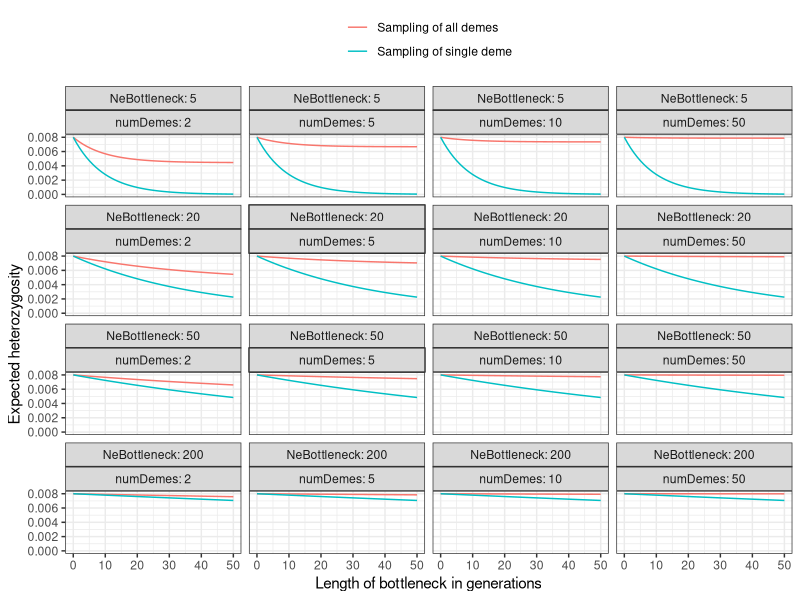

R code for this plot:

library(ggplot2)
library(data.table)


# Functions

# Calculates expected heterozygosity for model where single population splits into subpopulations (demes) with smaller pop size.
# A final population is generated by sampling from the demes.
# Two sampling schemes: 
# 1. The final population is a mixture with equal proportions from all demes ("Sampling of all demes") 
# 2. The final population is generated from a single deme ("Sampling of single deme"). 

getHeterozygosity = function(bottleneckLengthGen, NeBottleneck, NeAncestral, numDemes, numSamplesPerDeme, mutRate) {
  expectHet_withinDeme = 4*NeAncestral*mutRate*(1-1/(2*NeBottleneck))^bottleneckLengthGen
  expectHet_betweenDeme = 2*(2*NeAncestral + bottleneckLengthGen)*mutRate
  
  totalSampleSize = numDemes*numSamplesPerDeme
  totalNumComparisons = (totalSampleSize^2 - totalSampleSize)/2
  numComparisonsWithinDeme = (numSamplesPerDeme^2-numSamplesPerDeme)/2 * numDemes
  numComparisonsBetweenDeme = totalNumComparisons - numComparisonsWithinDeme
  
  expectHet_overAllDemes = numComparisonsWithinDeme/totalNumComparisons*expectHet_withinDeme + numComparisonsBetweenDeme/totalNumComparisons*expectHet_betweenDeme
  
  ret = data.table(bottleneckLengthGen = bottleneckLengthGen, NeBottleneck = NeBottleneck, NeAncestral = NeAncestral, numDemes = numDemes, numSamplesPerDeme = numSamplesPerDeme, mutRate = mutRate, Sampling = "Sampling of single deme", expectHet=expectHet_withinDeme)
  ret = rbind(ret, data.table(bottleneckLengthGen = bottleneckLengthGen, NeBottleneck = NeBottleneck, NeAncestral = NeAncestral, numDemes = numDemes, numSamplesPerDeme = numSamplesPerDeme, mutRate = mutRate, Sampling = "Sampling of all demes", expectHet=expectHet_overAllDemes))
  return(ret)
}

wrap_by <- function(...) {
  facet_wrap(vars(...), labeller = label_both)
}


# Set working directory

setwd("~/work/Adelaide/AmericanBison_Bastien/TheoreticalPrediction/")


# Run calculation of heterozygosity for various parameter values

NeAncestral = 1e5
mutRate = 2e-8

res = data.table()
for (botLen in seq(0, 50, 1)) {
  for (NeBottleneck in c(5, 20, 50, 200)) {
    for (numDemes in c(2,5,10,50)) {
      for (sampPerDeme in c(5, 10, 20, 100)) {
        res = rbind(res, getHeterozygosity(bottleneckLengthGen = botLen, NeBottleneck = NeBottleneck, NeAncestral = NeAncestral, numDemes = numDemes, numSamplesPerDeme = sampPerDeme, mutRate = mutRate))
      }
    }
  }
}


# Plot results

pdf(file="expectedHeterozygosity_predictions_BisonStructureBottlenecks.pdf", width = 5.5, height = 6)
  ggplot(data=subset(res, numSamplesPerDeme == 5)) + geom_line(aes(bottleneckLengthGen, expectHet, col=Sampling)) + wrap_by(NeBottleneck, numDemes) + theme_bw() + coord_cartesian(ylim=c(0,0.008)) + ylab("Expected heterozygosity") + xlab("Length of bottleneck in generations") +
  theme(legend.position="top", legend.direction = "vertical", legend.title=element_blank())
dev.off()



